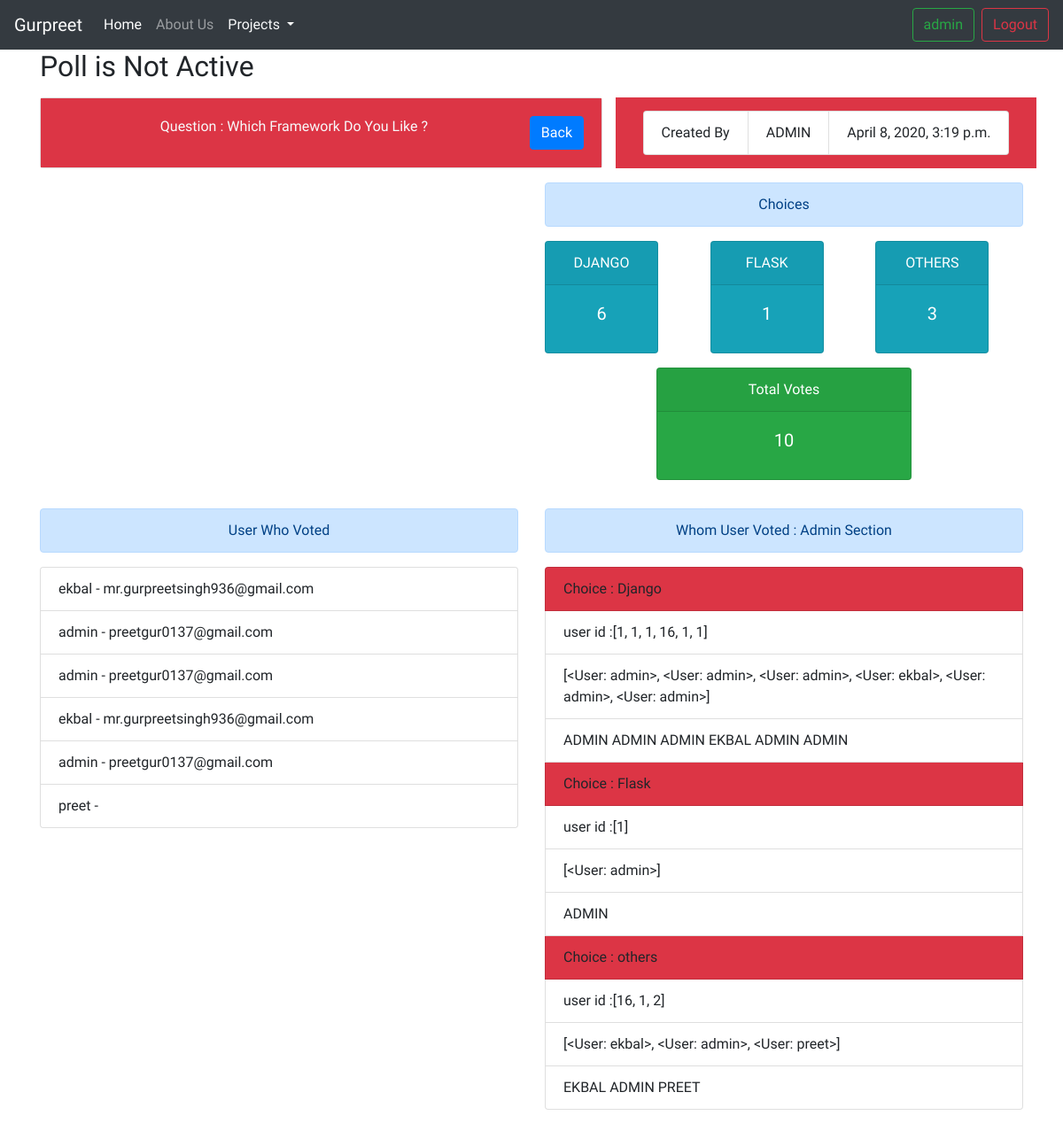
Screenshot of /poll/result/19 (signed in) with the database file from the repository.
### poll/models.py (models this page shows, shortened)
class CommonInfo(models.Model):
    created_on = models.DateTimeField(auto_now_add=True,null=True)
    updated_on = models.DateTimeField(auto_now = True,null=True)
    class Meta :
        abstract = True
        ordering = ['-created_on']
    """
    Abstract base classes are useful when you want to put some common information into a number of other models. You write your base class and put abstract=True in the Meta class. This model will then not be used to create any database table.
    """

class Question(CommonInfo):
    created_by = models.ForeignKey(User,on_delete=models.CASCADE)
    title = models.TextField(null=True)
    def __str__(self):
        return self.title
    """

    The reason the reverse is a queryset is, ForeignKey is 1-to-many relationship. Hence, the reverse is a queryset
    The _set object is made available when related_name is not specified.

     """

class Choice(CommonInfo):
    question = models.ForeignKey(Question,on_delete=models.CASCADE)
    text = models.TextField(null=True,blank=True)
    def __str__(self):
        return self.text
    @property
    def votes(self):
        return self.answer_set.count()
    @property
    def total_votes(self):
        value = self.answer_set.values()
        print("### model # ",value)
        user = []
        for i in value:
            print("## for : ",i)
            print("Answer id : ",i['id'])
            print("User id (who answerd) : ",i['user_id'])
            print("Choice id : ",i['choice_id'])
            user.append(User.objects.get(id= i['user_id']))
        print("### totol total total ###",user)
        return [i['user_id'] for i in value]
    @property
    def who_voted(self):
        value = self.answer_set.values('user_id')
        user = []
        for i in value:
            user.append(User.objects.get(id= i['user_id']))
        return user

### poll/views.py (the view)
# urls.py: path('result/<str:poll_id>',views.result,name="result"),
@login_required(login_url="login")
def result(request,poll_id):
    poll = Question.objects.get(id = poll_id)
    print("!!!!!!!!!!!!!!!! ((((((())))))) Created on ,",poll.created_on)
    choice = Choice.objects.filter(question = poll_id)
    print("#### choicess ###",choice)
    logged_in_user = User.objects.get(id=request.user.id)
    li = []
    count = 0
    for i in choice:
        count += i.votes
        print("# viuews",i.total_votes)
        print("###################################### >> ",i.who_voted)
        if logged_in_user in i.who_voted:
            print("already voted => ",request.user)
        else :
            print("Welcome to the Poll Please Cast Your vote >> ",request.user)
        li.append(i.total_votes)
    print("################# ",li)
    print("!!!!!!!!!!!!!!!!!!!!!!! ",count)
    username = []
    for i in li:
        comp = {l for l in i}
        print("comp ### ",comp)
        comp_list = list(comp)
        for j in comp_list:
            print("#### From list of list : ",j)
            user = User.objects.get(id =j)
            username.append(user)
            print("user Who voted : ",username)
    print("####### username #### : ",username)
    context = {
        "poll":poll,
        "choice":choice,
        "user":username,
        "count":count
        }
    return render(request,"poll/result.html",context)

### poll/templatetags/tags.py (called while the page is built)
@register.filter(name="is_admin")    # "is_admin" is a filter name it can be named different form fxn name
def has_group(logged_in_user,arg1):
    print("!!!!!!!!!!!! custom tags :  :",logged_in_user)
    if logged_in_user.groups.filter(name='admin').exists():
        return True
    else :
        return False

@register.filter(name="status")
def status(question_created_on):
    add_datetime = question_created_on + timedelta(hours = 60) # difference bw time is 6 hrs : valid for 24 hrs
    current_datetime = datetime.now()
    expired_on = add_datetime.replace(tzinfo = local)
    checked_on = current_datetime.replace(tzinfo = local)
    print()
    if expired_on < checked_on:
        return False
    else :
        return True

### poll/templates/poll/result.html (shortened to what this page needs)
{% extends "poll/layout.html"%}
{% block body %}
{% load widget_tweaks %}
    <div class="container">
{% load tags %}
    {% if poll.created_on|status %}
        <h1>Poll is Active</h1>
    {% else%}
        <h2>Poll is Not Active</h2>
    {% endif %}
     <div class="row mt-3">
        <div class="col-md-7 mx-auto">
            <div class="card text-center text-light ">
                <div class="card-body bg-danger">Question : {{poll}}
                    <a href="{% url 'total_polls' %}" class="btn btn-primary float-right"> Back</a>
                </div>
            </div>
        </div>
        <div class="col-md-5 bg-danger d-flex justify-content-center " id="created">
            <ul class="list-group list-group-horizontal-md  d-flex align-items-center">
                <li class="list-group-item">Created By  </li>
                <li class="list-group-item">{{poll.created_by|upper}}</li>
                <li class="list-group-item">{{poll.created_on}}</li>
            </ul>
        </div>
    </div>
    <div class="row mt-3">
        <div class="col-md-6">
        </div>
    <div class="col-md-6" id="choice">
            <div class="alert alert-primary text-center" role="alert">
                Choices
            </div>
            <div class="card-columns" id="card-col">
                {% for i in choice %}
                <div class="card text-white  text-center bg-info mb-3" style="max-width: 8rem;">
                    <div class="card-header">{{i|upper}}</div>
                    <div class="card-body">
                        <h5 class="card-title"> {{i.votes}}</h5>
                    </div>
                </div>
                {% endfor %}
            </div>
                <div class="card text-white mx-auto text-center bg-success mb-3" style="max-width: 18rem;">
                    <div class="card-header">Total Votes</div>
                    <div class="card-body">
                        <h5 class="card-title">{{count}}</h5>
                    </div>
                </div>
        </div>
    </div>
    {% if request.user|is_admin:"gurpeet" %}
        <div class="row mt-3">
            <div class="col-md-6">
                <div class="alert alert-primary text-center" role="alert">
                    User Who Voted
                </div>
                <ul class="list-group">
                {% for i in user %}
                    <li class="list-group-item">{{i.username}} - {{i.email}}</li>
                {% endfor %}
                </ul>
            </div>
            <div class="col-md-6">
                <div class="alert alert-primary text-center" role="alert">
                    Whom User Voted   : Admin Section
                </div>
                    <ul class="list-group">
                        {% for i in choice%}
                            <li class="list-group-item bg-danger">Choice : {{i}}</li>
                            <li class="list-group-item">user id :{{i.total_votes}}</li>
                            <li class="list-group-item">{{i.who_voted}}</li>
                            <li class="list-group-item">
                                {% for j in i.who_voted %}
                                    {{j|upper}}
                                {% endfor %}
                            </li>
                        {% endfor %}
                    </ul>
                {% endif %}
               <br>
        </div>
    </div>
 {% endblock body%}

### poll/templates/poll/layout.html (shortened to what this page needs)
<!DOCTYPE html>
<html lang="en">
<head>
    <link rel="stylesheet" href="https://stackpath.bootstrapcdn.com/bootstrap/4.4.1/css/bootstrap.min.css">
</head>
<body>
        <nav class="navbar navbar-expand-lg navbar-dark bg-dark">
            <a class="navbar-brand" href="#">Gurpreet</a>
            <div class="collapse navbar-collapse" id="navbarTogglerDemo03">
                <ul class="navbar-nav mr-auto mt-2 mt-lg-0">
                    <li class="nav-item active">
                        <a class="nav-link" href="{% url "blog_index" %}">Home </a>
                    </li>
                    <li class="nav-item">
                        <a class="nav-link" href="#">About Us</a>
                    </li>
                    <li class="nav-item dropdown">
                        <a class="nav-link dropdown-toggle text-light" href="#" id="navbarDropdownMenuLink" role="button" data-toggle="dropdown" aria-haspopup="true" aria-expanded="false">
                        Projects
                        </a>
                    </li>
                </ul>
                <form class="form-inline my-2 my-lg-0">
                {% if request.user.is_authenticated %}
                    <a href="#" class="btn btn-outline-success my-2 mx-2 my-sm-0"> {{request.user}}</a>
                    <a href="{% url 'logout'%}" class="btn btn-outline-danger my-2 my-sm-0"> Logout</a>
                {% else %}
                    <a href="{% url 'login'%}" class="btn btn-outline-success mx-2 my-2 my-sm-0"> Login</a>
                    <a href="{% url 'signup'%}" class="btn btn-outline-info my-2 my-sm-0"> Signup</a>
                {% endif %}
                </form>
            </div>
        </nav>
        {% block body %}  {% endblock body%}
</body>
</html>

### rows the page displays
Question: title "Which Framework Do You Like ?", created_by "ADMIN", created_on "April 8, 2020, 3:19 p.m."
Choice: text "DJANGO", votes "6", text "Django", total_votes "[1, 1, 1, 16, 1, 1]", who_voted "[<User: admin>, <User: admin>, <User: admin>, <User: ekbal>, <User: admin>, <User: admin>]"
Choice: text "FLASK", votes "1", text "Flask", total_votes "[1]", who_voted "[<User: admin>]"
Choice: text "OTHERS", votes "3", text "others", total_votes "[16, 1, 2]", who_voted "[<User: ekbal>, <User: admin>, <User: preet>]"

### other values shown
{{ request.user }} "admin"
{{ count }} "10"
{{ i.username }} "ekbal"
{{ i.email }} "mr.gurpreetsingh936@gmail.com"
{{ i.username }} "admin"
{{ i.email }} "preetgur0137@gmail.com"
{{ i.username }} "preet"
{{ j|upper }} "ADMIN"
{{ j|upper }} "EKBAL"
{{ j|upper }} "PREET"
